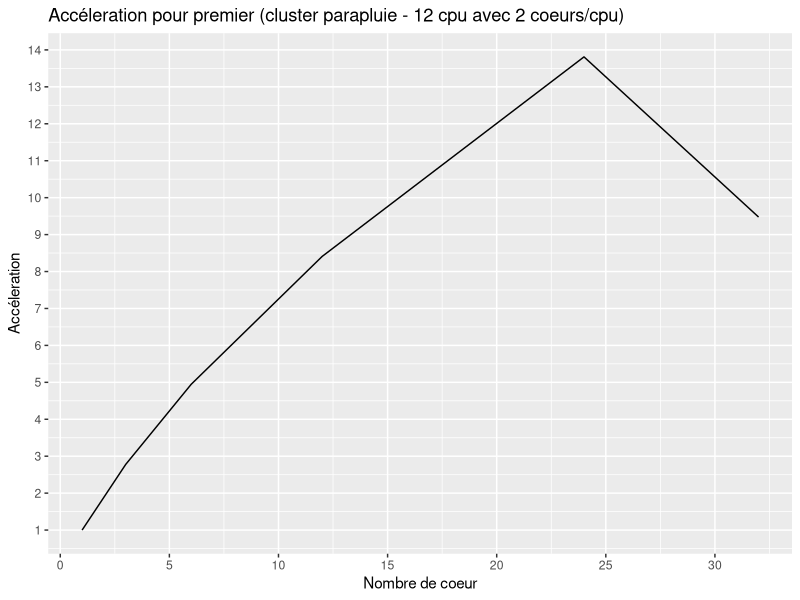
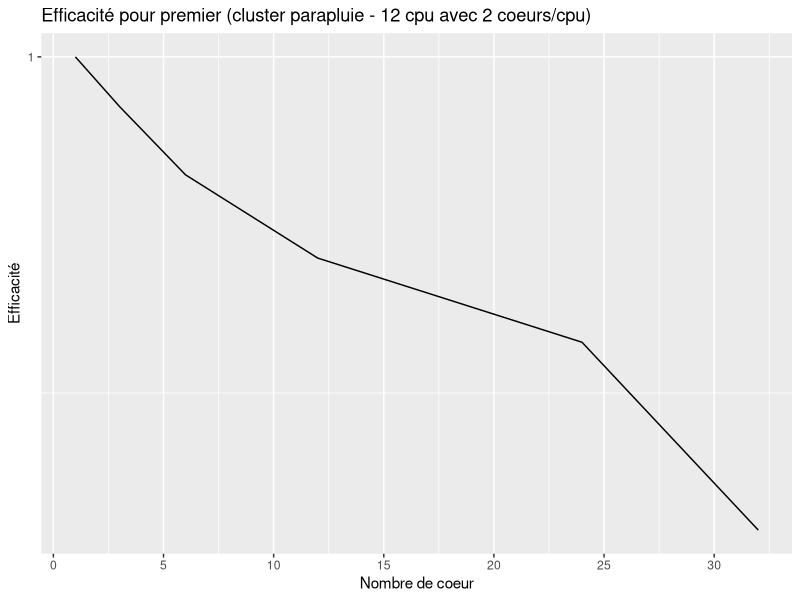
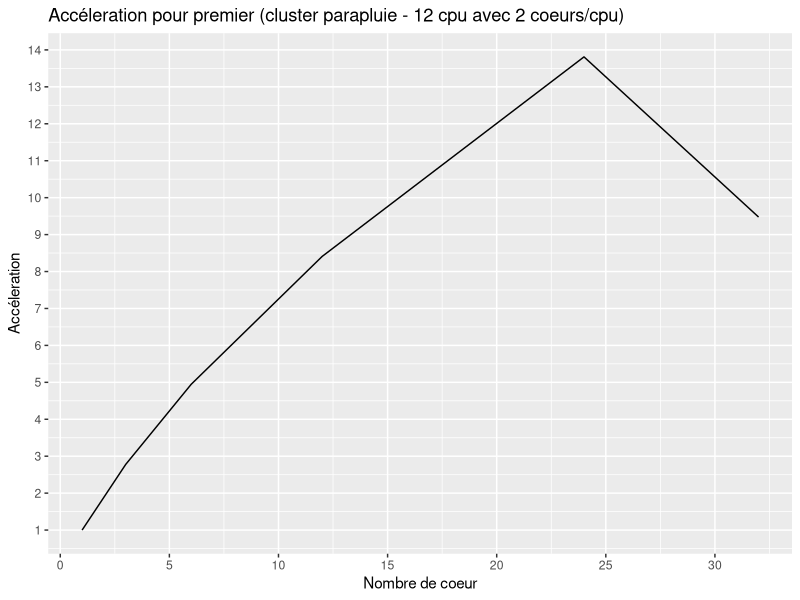
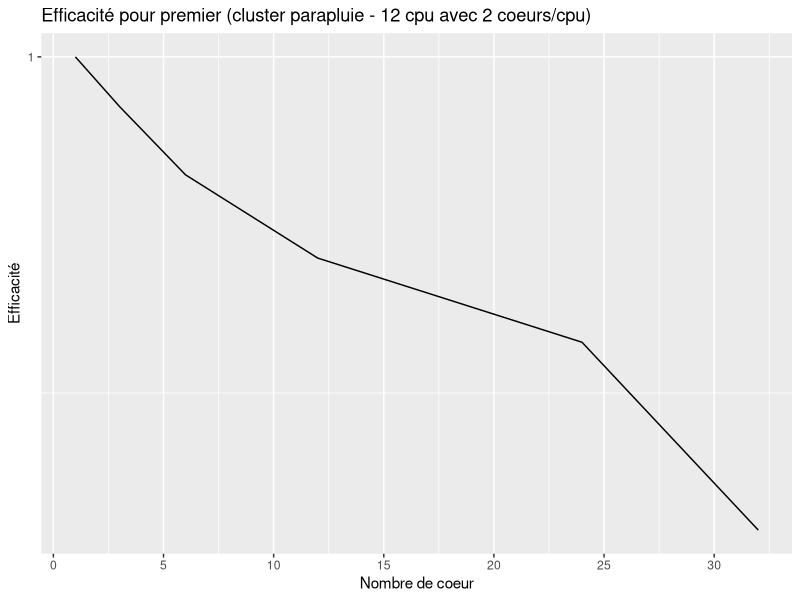

R code for these plots, in order:
library(ggplot2)
data <- read.csv(file="./perf_premier.csv", header=TRUE, sep=",")
seq = data[1, 'times']
# plot acceleration
data$acceleration = with(data, seq/times)
d = data.frame(cores=data$cores, acc=data$acceleration)
p = ggplot(d, aes(y=acc,x=cores)) + geom_line()
p <- p + labs(x="Nombre de coeur", y="Accéleration", title="Accéleration pour premier (cluster parapluie - 12 cpu avec 2 coeurs/cpu)")
p <- p + scale_x_continuous(breaks=pretty(data$cores, 10))
p <- p + scale_y_continuous(breaks=pretty(data$acceleration, 10))
p
ggsave("./acceleration_premier.svg", width = 2 * par("din")[1])
# plot efficacity

data$efficacity = with(data, acceleration/cores)
d = data.frame(cores=data$cores, eff=data$efficacity)
p = ggplot(d, aes(y=eff,x=cores)) + geom_line()
p <- p + labs(x="Nombre de coeur", y="Efficacité", title="Efficacité pour premier (cluster parapluie - 12 cpu avec 2 coeurs/cpu)")
p <- p + scale_x_continuous(breaks=pretty(data$cores, 10))
p <- p + scale_y_continuous(breaks=pretty(data$acceleration, 10))
p
ggsave("./efficacity_premier.svg", width = 2 * par("din")[1])
